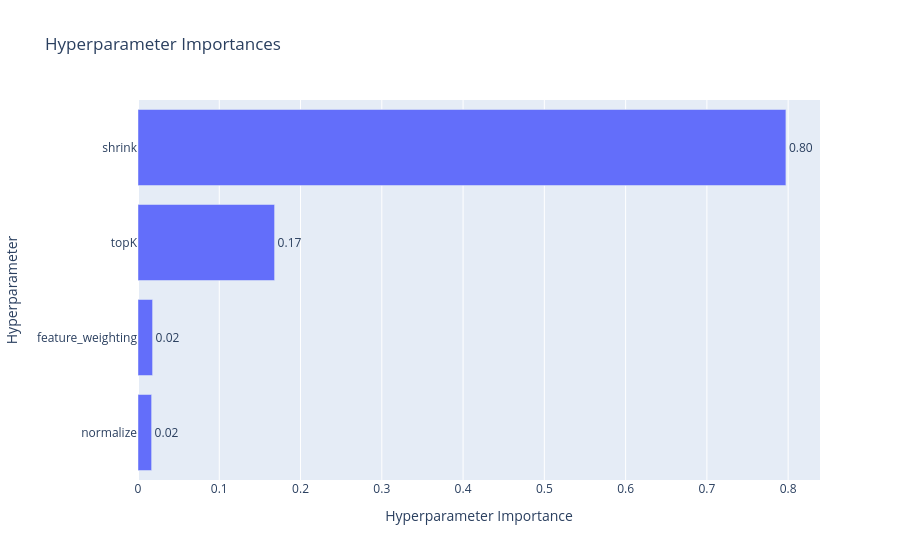

Notebook code cell kept with this figure:
### Code cell
optuna.visualization.plot_param_importances(optuna_study)

### Figure 1 — Plotly figure (JSON) as saved in the notebook; plotly's stock layout.template omitted (floating-point values rounded to 4 significant figures)
{"data": [{"cliponaxis": false, "hovertemplate": ["normalize (CategoricalDistribution): 0.01675740944706816<extra></extra>", "feature_weighting (CategoricalDistribution): 0.01794653930572335<extra></extra>", "topK (IntDistribution): 0.16806208049634014<extra></extra>", "shrink (IntDistribution): 0.7972339707508683<extra></extra>"], "name": "Objective Value", "orientation": "h", "text": ["0.02", "0.02", "0.17", "0.80"], "textposition": "outside", "type": "bar", "x": [0.01676, 0.01795, 0.1681, 0.7972], "y": ["normalize", "feature_weighting", "topK", "shrink"]}], "layout": {"title": {"text": "Hyperparameter Importances"}, "xaxis": {"title": {"text": "Hyperparameter Importance"}}, "yaxis": {"title": {"text": "Hyperparameter"}}}}
